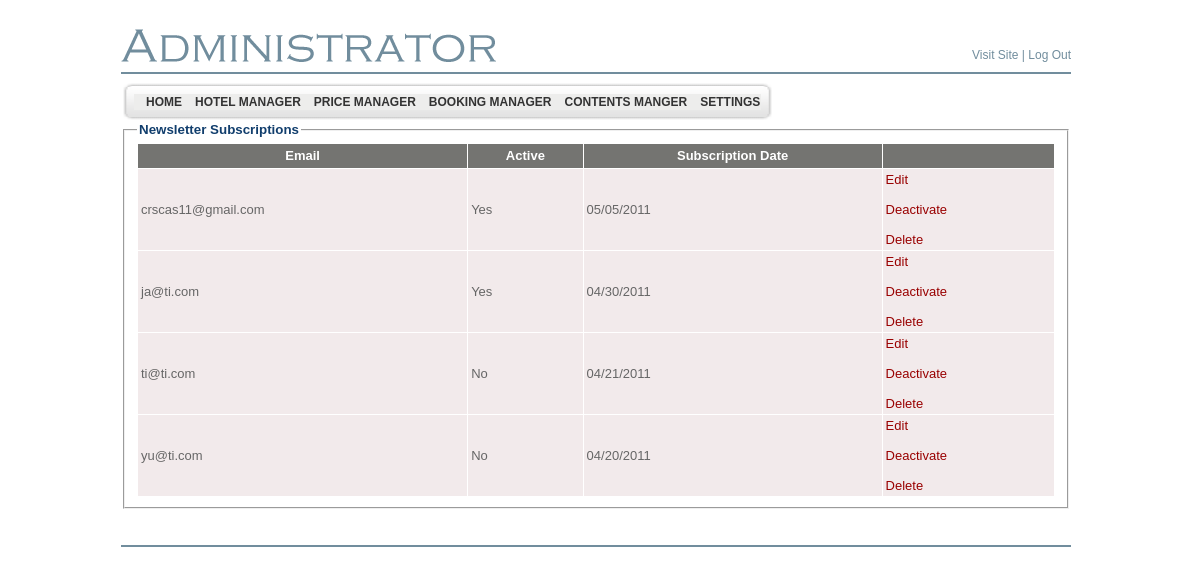
The app's page /LiculApartments/admin/newsletter_subscriptions_list.php (signed in), older data.
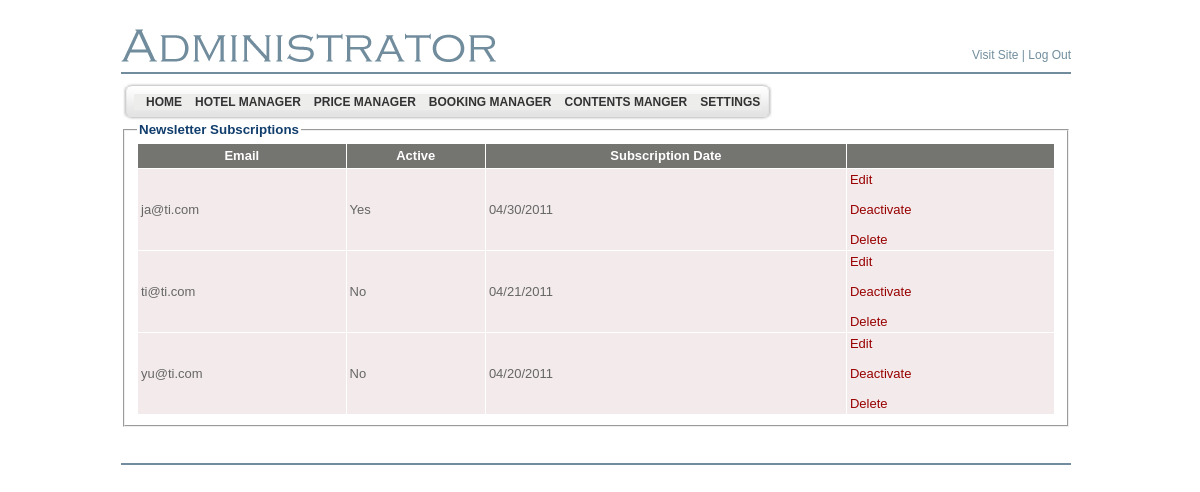
The same page, newer data.
### tables this page shows
CREATE TABLE `bsi_adminmenu` (
  `id` int(4) NOT NULL AUTO_INCREMENT,
  `name` varchar(200) NOT NULL DEFAULT '',
  `url` varchar(200) DEFAULT NULL,
  `menu_desc` varchar(200) NOT NULL DEFAULT '',
  `parent_id` int(4) DEFAULT '0',
  `status` enum('Y','N') DEFAULT 'Y',
  `ord` int(5) NOT NULL DEFAULT '0',
  `privileges` int(11) NOT NULL,
  PRIMARY KEY (`id`),
  UNIQUE KEY `kid` (`name`,`parent_id`)
);

CREATE TABLE `bsi_newsletter_subscriptions` (
  `id` int(11) NOT NULL AUTO_INCREMENT,
  `email` varchar(100) NOT NULL,
  `is_active` tinyint(1) NOT NULL DEFAULT '0',
  `subscription_date` date NOT NULL,
  PRIMARY KEY (`id`),
  UNIQUE KEY `UNQ_email` (`email`)
);

### LiculApartments/includes/NewsletterSubscription.class.php (called while the page is built, shortened)
<?php
class NewsletterSubscription
{
	public static function fetchFromParameters($params)
	{
        $newsletterSubscription = new NewsletterSubscription();
		if (isset($params['id']) && is_numeric($params['id']))
		{
			$newsletterSubscription->id = intval($params['id']);
		}
		if (isset($params['email']))
		{
			$newsletterSubscription->email = trim($params['email']);
		}
		if (isset($params['is_active']))
		{
			$newsletterSubscription->isActive = intval($params['is_active']) == 1;
		}
		if (isset($params['subscription_date']))
		{
			$newsletterSubscription->subscriptionDate = Date::parse($params['subscription_date']);
		}
		return $newsletterSubscription;
	}
    public static function fetchAllFromDb()
	{
        $newsletterSubscriptions = array();
		$sql = "SELECT * FROM bsi_newsletter_subscriptions ORDER BY subscription_date DESC";
		$query = mysql_query($sql);
        while($row = mysql_fetch_assoc($query))
		{
            $newsletterSubscription = NewsletterSubscription::fetchFromParameters($row);
            $newsletterSubscriptions[] = $newsletterSubscription;
		}
		return $newsletterSubscriptions;
	}
}

### LiculApartments/includes/SystemConfiguration.class.php (called while the page is built, shortened)
<?php
require_once ("Date.class.php");
require_once ("NewsletterSubscription.class.php");
class SystemConfiguration
{
	private $config = array();
	private static $timeZoneKey = "conf_hotel_timezone";
	public function __construct($fetchFromDb = true)
	{
		if ($fetchFromDb)
		{
			$selectQuery = mysql_query ("SELECT IFNULL(conf_key, false) AS conf_key, IFNULL(conf_value,false) AS conf_value FROM bsi_configure");
			while ($currentRow = mysql_fetch_assoc($selectQuery))
			{
				if ($currentRow["conf_key"])
				{
					if ($currentRow["conf_value"])
					{
						$this->config[trim ($currentRow["conf_key"])] = trim($currentRow["conf_value"]);
					}
					else
					{
						$this->config[trim($currentRow["conf_key"])] = false;
					}
				}
			}
			date_default_timezone_set($this->config[SystemConfiguration::$timeZoneKey]);
		}
	}
	public function getTimeZone()
	{
		$tz = new DateTimeZone($this->config[SystemConfiguration::$timeZoneKey]);
		return $tz;
	}
}
$systemConfiguration = new SystemConfiguration();
?>

### LiculApartments/includes/Date.class.php (called while the page is built, shortened)
<?php
class Date extends DateTime
{
	public static function parse($dateString)
	{
		$date = new Date();
		$date->setTime(0, 0, 1);
		$date->errors = array();
        switch(gettype($dateString))
		{
            case "string":
                $day = 0;
                $month = 0;
                $year = 0;
				if (strpos($dateString, "/") !== false)
				{
					$array = explode("/", $dateString);
					if (sizeof($array) != 3)
					{
						return null;
					}
					$month = intval($array[0]);
	                $day = intval($array[1]);
	                $year = intval($array[2]);
				}
				else if (strpos($dateString, "-") !== false)
				{
					$array = explode("-", $dateString);
					$month = intval($array[1]);
	                $day = intval($array[2]);
	                $year = intval($array[0]);
				}
				else
				{
					$date->errors[] = "Date string is not separated by '-' or '/'";
					return null;
				}
		        $date->setDate($year, $month, $day);
		        $date->setTime(0, 0, 1);
				return $date;
				break;
		}
	}
}

### LiculApartments/admin/newsletter_subscriptions_list.php (the view, shortened to what the changed rows need)
<?php
require_once ("../includes/SystemConfiguration.class.php");
$newsletterSubscriptions = NewsletterSubscription::fetchAllFromDb();
include ("header.php");
?>
</td>
  </tr>
  <tr>
    <td valign="top" >
    <fieldset>
	    	<table cellspacing="1" border="0" cellpadding="3" width="100%">
				<?php
				foreach ($newsletterSubscriptions as $newsletterSubscription)
				{
					echo '<tr class="odd" bgcolor="#f2eaeb">' . "\n";
					echo '	<td align="left"><font color="#666666" face="Verdana, Arial, Helvetica, sans-serif" size="2">' . htmlentities($newsletterSubscription->email) . '</font></td>' . "\n";
					echo '	<td align="left"><font color="#666666" face="Verdana, Arial, Helvetica, sans-serif" size="2">' . ($newsletterSubscription->isActive ? 'Yes' : 'No') . '</font></td>' . "\n";
					echo '	<td align="left"><font color="#666666" face="Verdana, Arial, Helvetica, sans-serif" size="2">' . $newsletterSubscription->subscriptionDate->format("m/d/Y") . '</font></td>' . "\n";
					echo '	<td align="left"><font color="#666666" face="Verdana, Arial, Helvetica, sans-serif" size="2">';
					echo '				  <a href="newsletter_subscriptions_add_edit.php?id=' . $newsletterSubscription->id . '" style="text-decoration:none"><font color="#990000"  face="Verdana, Arial, Helvetica, sans-serif" size="2" >Edit</font></a>' . "\n";
					echo '		<br/><br/><a href="newsletter_subscriptions_deactivate.php?id=' . $newsletterSubscription->id . '" style="text-decoration:none"><font color="#990000"  face="Verdana, Arial, Helvetica, sans-serif" size="2" >Deactivate</font></a>' . "\n";
					echo '		<br/><br/><a href="newsletter_subscriptions_delete.php?id=' . $newsletterSubscription->id . '" style="text-decoration:none" onclick = "if (! confirm(\'Are you sure?\')) { return false; }"><font color="#990000"  face="Verdana, Arial, Helvetica, sans-serif" size="2" >Delete</font></a>';
					echo '	</td>' ."\n";
					echo "</tr>\n";
				}
				?>
			</table>
    </fieldset>
    </td>
  </tr>
</table>
</body>
</html>

### LiculApartments/admin/header.php (shortened to what the changed rows need)
<!DOCTYPE html PUBLIC "-//W3C//DTD XHTML 1.0 Transitional//EN" "http://www.w3.org/TR/xhtml1/DTD/xhtml1-transitional.dtd">
<html xmlns="http://www.w3.org/1999/xhtml">
<head>
	<link href="style.css" rel="stylesheet" type="text/css" />
	<link href="style1.css" rel="stylesheet" type="text/css">
</head>
<body>
<table align="center" width="950" border="0" cellspacing="0" cellpadding="0">
	<tr>
		<td align="left">
		<table border="0" style="background-image: url(images/menu_tile.gif);"
			cellspacing="0" cellpadding="0">
			<tr>
				<td align="left" class="bodytext8pt">
				<div class="sample1">
				<div class="horz_menu">
<?php
$sql_parent = mysql_query("select * from bsi_adminmenu where parent_id=0 and status='Y' order by ord");
while ($row_parent = mysql_fetch_array($sql_parent))
{
	echo "<a id=\"" . $row_parent[0] . "\"      href=\"" . $row_parent[2] . "\">&nbsp;&nbsp;&nbsp;" . $row_parent[1] . "</a>";
}
?>
<br clear="both" />
				</div>
</div>
				</td>
			</tr>
		</table>

Row changes from the older to the newer data that the page shows:
removed bsi_newsletter_subscriptions: email "crscas11@gmail.com", is_active "Yes", subscription_date "05/05/2011"
